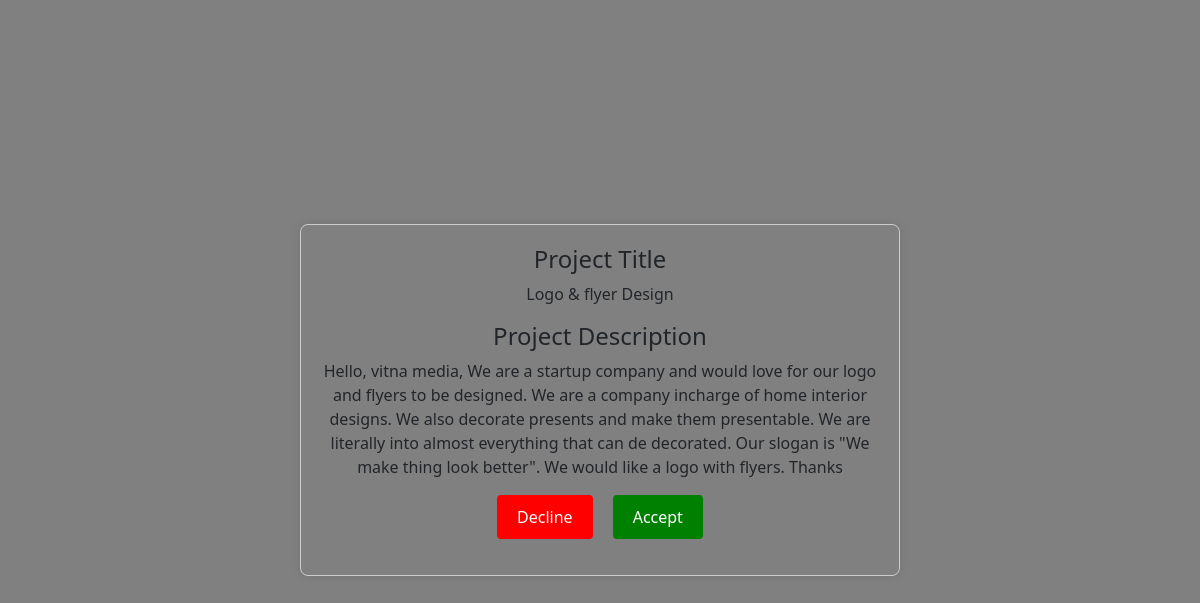
The app's page /HTML/details.php?ID=86 with its own data.
### tables this page shows
CREATE TABLE `create_project` (
  `ID` int(11) NOT NULL,
  `Project_Name` varchar(1000) NOT NULL,
  `Project_Description` longtext NOT NULL,
  `Customer_Name` varchar(30) NOT NULL,
  `Status` varchar(30) DEFAULT 'Decline'
);

### HTML/details.php (the view, shortened to what this page needs)
<!DOCTYPE html>
<html lang="en">
<head>
    <link rel="stylesheet" href="../bootstrap/css/bootstrap.min.css">
</head>
<body style = "background: grey;">
    <div id="description">
        <?php
            include_once("../PHP/databaseconnect.php");
            if(isset($_GET["ID"]))
            {
                $id = $_GET["ID"];
                $sql = "SELECT * FROM `create_project` WHERE ID = $id";
                $result = mysqli_query($conn, $sql);
                $row = mysqli_fetch_assoc($result);
                $identity = $row["ID"];
                echo "
                    <h4 class='project-title'>Project Title</h4>
                    <p>{$row['Project_Name']}</p>
                    <h4 class='project-description'>Project Description</h4>
                    <p>{$row['Project_Description']}</p>
                    <p style='display: flex; gap: 20px; justify-content: center;'>
                        <button type='button' class='back-btn' onclick='HideDescription()' style='background: red;'><a href='decline.php?IDD=$identity'>Decline</a></button>
                        <button type='button' class='back-btn accept' onclick='HideDescription()' style='background: green;'><a href='accept.php?id=$identity'>Accept</a></button>
                    </p>
                ";
            }
        ?>
    </div>
</body>
</html>

### HTML/details.php (style rules this page uses)
body { display: flex; justify-content: center; align-items: center; height: 100vh; margin: 0; }
#description { max-width: 600px; text-align: center; padding: 20px; border: 1px solid #ccc; border-radius: 8px; box-shadow: 0 0 10px rgba(0, 0, 0, 0.1); }
.back-btn { padding: 10px 20px; border-radius: 4px; outline: 0; border: 0; cursor: pointer; }
.accept { background-color: green; }
.back-btn a { text-decoration: none; color: white; }

### records on screen
create_project: Project_Name "Logo & flyer Design", Project_Description "Hello, vitna media, We are a startup company and would love for our logo and flyers to be designed. We are a company incharge of home interior designs. We also decorate presents and make them presentable. We are literally into almost everything that can de decorated. Our slogan is \"We make thing look better\". We would like a logo with flyers. Thanks"
